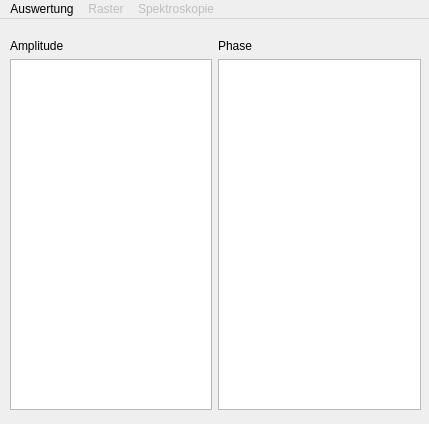
<?xml version="1.0" encoding="UTF-8"?>
<ui version="4.0">
 <class>Gui</class>
 <widget class="QMainWindow" name="Gui">
  <property name="geometry">
   <rect>
    <x>0</x>
    <y>0</y>
    <width>429</width>
    <height>424</height>
   </rect>
  </property>
  <property name="windowTitle">
   <string>Bandanregung - Resonanz Fit</string>
  </property>
  <widget class="QWidget" name="centralwidget">
   <widget class="QWidget" name="verticalLayoutWidget">
    <property name="geometry">
     <rect>
      <x>10</x>
      <y>0</y>
      <width>411</width>
      <height>391</height>
     </rect>
    </property>
    <layout class="QVBoxLayout" name="verticallayout">
     <item>
      <widget class="QLabel" name="label_name">
       <property name="text">
        <string/>
       </property>
      </widget>
     </item>
     <item>
      <layout class="QGridLayout" name="gridlayout">
       <item row="0" column="0">
        <widget class="QLabel" name="label_amplitude">
         <property name="text">
          <string>Amplitude</string>
         </property>
        </widget>
       </item>
       <item row="0" column="1">
        <widget class="QLabel" name="label_phase">
         <property name="text">
          <string>Phase</string>
         </property>
        </widget>
       </item>
       <item row="1" column="0">
        <widget class="QListView" name="list_amplitude">
         <property name="uniformItemSizes">
          <bool>true</bool>
         </property>
        </widget>
       </item>
       <item row="1" column="1">
        <widget class="QListView" name="list_phase">
         <property name="uniformItemSizes">
          <bool>true</bool>
         </property>
        </widget>
       </item>
      </layout>
     </item>
    </layout>
   </widget>
  </widget>
  <widget class="QMenuBar" name="menubar">
   <property name="geometry">
    <rect>
     <x>0</x>
     <y>0</y>
     <width>429</width>
     <height>23</height>
    </rect>
   </property>
   <widget class="QMenu" name="menu_auswertung">
    <property name="title">
     <string>Auswertung</string>
    </property>
    <addaction name="action_raster"/>
    <addaction name="action_spektroskopie"/>
    <addaction name="separator"/>
    <addaction name="action_speichern"/>
   </widget>
   <widget class="QMenu" name="menu_raster">
    <property name="enabled">
     <bool>false</bool>
    </property>
    <property name="title">
     <string>Raster</string>
    </property>
    <addaction name="action_resonanzkurve"/>
    <addaction name="action_phase_schnitt"/>
    <addaction name="action_amp_schnitt"/>
    <addaction name="separator"/>
    <addaction name="action_resfreq"/>
    <addaction name="action_amplitude"/>
    <addaction name="action_phase"/>
    <addaction name="action_qfaktor"/>
    <addaction name="separator"/>
    <addaction name="action_alles"/>
   </widget>
   <widget class="QMenu" name="menu_spektroskopie">
    <property name="enabled">
     <bool>false</bool>
    </property>
    <property name="title">
     <string>Spektroskopie</string>
    </property>
    <addaction name="action_anregung"/>
    <addaction name="separator"/>
    <addaction name="action_spektr_amp"/>
    <addaction name="action_spektr_freq"/>
    <addaction name="action_spektr_phase"/>
   </widget>
   <addaction name="menu_auswertung"/>
   <addaction name="menu_raster"/>
   <addaction name="menu_spektroskopie"/>
  </widget>
  <action name="action_messparameter">
   <property name="text">
    <string>Messparameter...</string>
   </property>
  </action>
  <action name="action_phase_schnitt">
   <property name="text">
    <string>Phasenschnitt</string>
   </property>
  </action>
  <action name="action_amplitude">
   <property name="text">
    <string>Amplitude</string>
   </property>
  </action>
  <action name="action_phase">
   <property name="text">
    <string>Phase</string>
   </property>
  </action>
  <action name="action_qfaktor">
   <property name="text">
    <string>Q-Faktor</string>
   </property>
  </action>
  <action name="action_alles">
   <property name="text">
    <string>Alles anzeigen</string>
   </property>
  </action>
  <action name="action_glaetten">
   <property name="checkable">
    <bool>true</bool>
   </property>
   <property name="checked">
    <bool>false</bool>
   </property>
   <property name="text">
    <string>Glätten</string>
   </property>
  </action>
  <action name="action_aktualisieren">
   <property name="text">
    <string>Aktualisieren</string>
   </property>
  </action>
  <action name="action_prozent">
   <property name="checkable">
    <bool>true</bool>
   </property>
   <property name="text">
    <string>Fehler in Prozent</string>
   </property>
  </action>
  <action name="action_resfreq">
   <property name="text">
    <string>Resonanzfrequenz</string>
   </property>
  </action>
  <action name="action_amp_schnitt">
   <property name="text">
    <string>Amplitudenschnitt</string>
   </property>
  </action>
  <action name="action_resonanzkurve">
   <property name="text">
    <string>Resonanzkurve</string>
   </property>
  </action>
  <action name="action_speichern">
   <property name="enabled">
    <bool>false</bool>
   </property>
   <property name="text">
    <string>Fit speichern...</string>
   </property>
  </action>
  <action name="action_bandanregung">
   <property name="text">
    <string>Bandanregung...</string>
   </property>
  </action>
  <action name="action_sweep">
   <property name="enabled">
    <bool>false</bool>
   </property>
   <property name="text">
    <string>Sweep...</string>
   </property>
  </action>
  <action name="action_raster">
   <property name="text">
    <string>Raster...</string>
   </property>
  </action>
  <action name="action_anregung">
   <property name="enabled">
    <bool>true</bool>
   </property>
   <property name="text">
    <string>Anregungsspektrum</string>
   </property>
  </action>
  <action name="action_spektr_amp">
   <property name="text">
    <string>Amplitude</string>
   </property>
  </action>
  <action name="action_spektroskopie">
   <property name="text">
    <string>Spektroskopie...</string>
   </property>
  </action>
  <action name="action_spektr_freq">
   <property name="text">
    <string>Resonanzfrequenz</string>
   </property>
  </action>
  <action name="action_spektr_phase">
   <property name="text">
    <string>Phase</string>
   </property>
  </action>
 </widget>
 <resources/>
 <connections/>
</ui>
